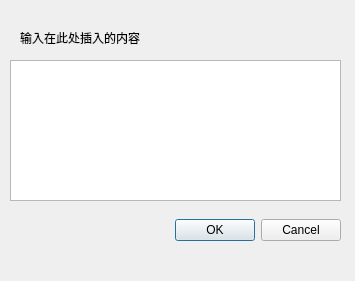
<?xml version="1.0" encoding="UTF-8"?>
<ui version="4.0">
 <class>d_insert</class>
 <widget class="QDialog" name="d_insert">
  <property name="geometry">
   <rect>
    <x>0</x>
    <y>0</y>
    <width>355</width>
    <height>281</height>
   </rect>
  </property>
  <property name="windowTitle">
   <string>Dialog</string>
  </property>
  <widget class="QDialogButtonBox" name="buttonBox">
   <property name="geometry">
    <rect>
     <x>120</x>
     <y>210</y>
     <width>221</width>
     <height>41</height>
    </rect>
   </property>
   <property name="orientation">
    <enum>Qt::Horizontal</enum>
   </property>
   <property name="standardButtons">
    <set>QDialogButtonBox::Cancel|QDialogButtonBox::Ok</set>
   </property>
  </widget>
  <widget class="QTextEdit" name="textEdit">
   <property name="geometry">
    <rect>
     <x>10</x>
     <y>60</y>
     <width>331</width>
     <height>141</height>
    </rect>
   </property>
  </widget>
  <widget class="QLabel" name="label">
   <property name="geometry">
    <rect>
     <x>20</x>
     <y>30</y>
     <width>141</width>
     <height>16</height>
    </rect>
   </property>
   <property name="text">
    <string>输入在此处插入的内容</string>
   </property>
  </widget>
 </widget>
 <resources/>
 <connections>
  <connection>
   <sender>buttonBox</sender>
   <signal>accepted()</signal>
   <receiver>d_insert</receiver>
   <slot>accept()</slot>
   <hints>
    <hint type="sourcelabel">
     <x>248</x>
     <y>254</y>
    </hint>
    <hint type="destinationlabel">
     <x>157</x>
     <y>274</y>
    </hint>
   </hints>
  </connection>
  <connection>
   <sender>buttonBox</sender>
   <signal>rejected()</signal>
   <receiver>d_insert</receiver>
   <slot>reject()</slot>
   <hints>
    <hint type="sourcelabel">
     <x>316</x>
     <y>260</y>
    </hint>
    <hint type="destinationlabel">
     <x>286</x>
     <y>274</y>
    </hint>
   </hints>
  </connection>
 </connections>
</ui>
